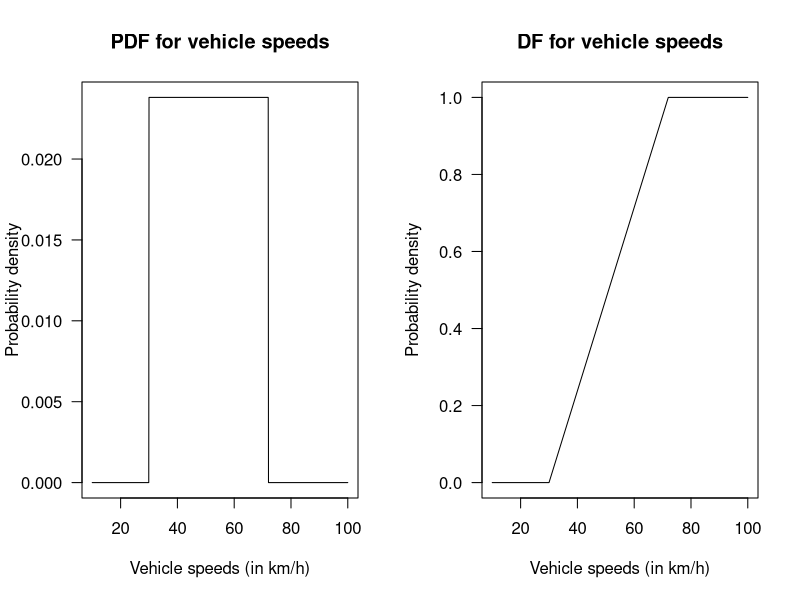
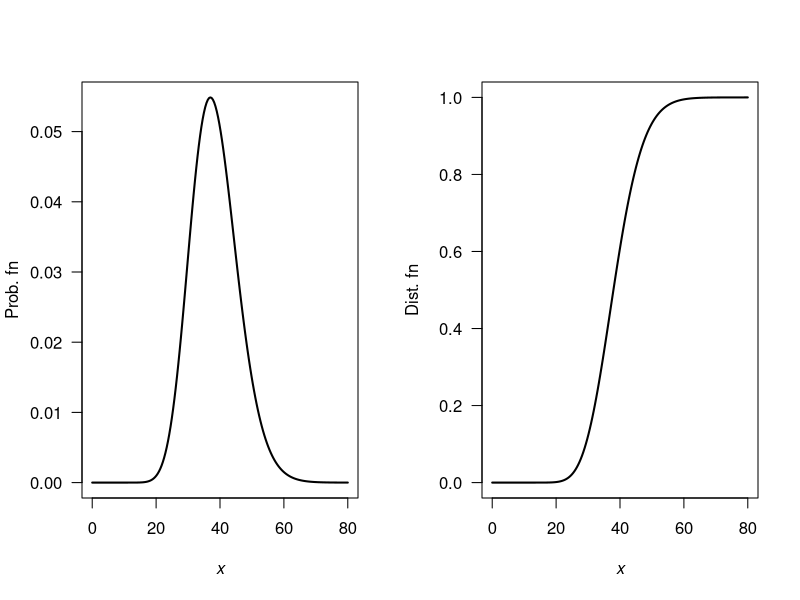
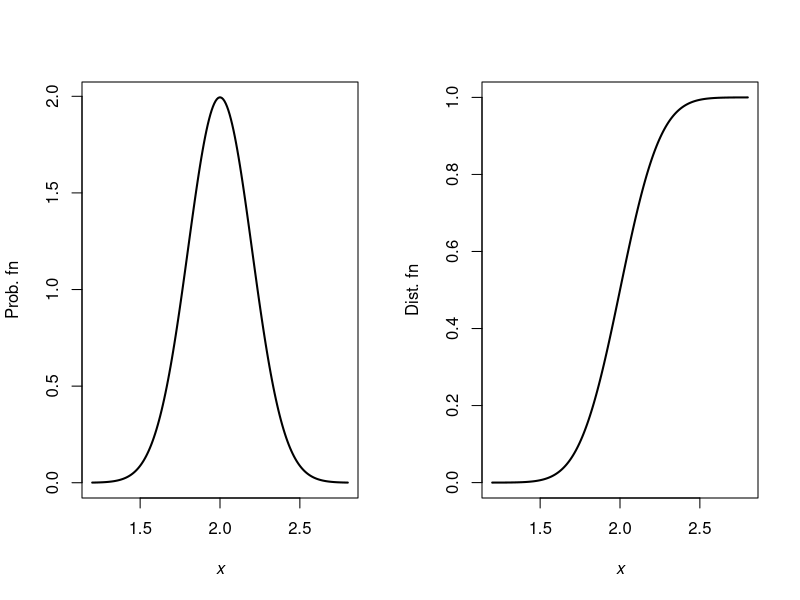
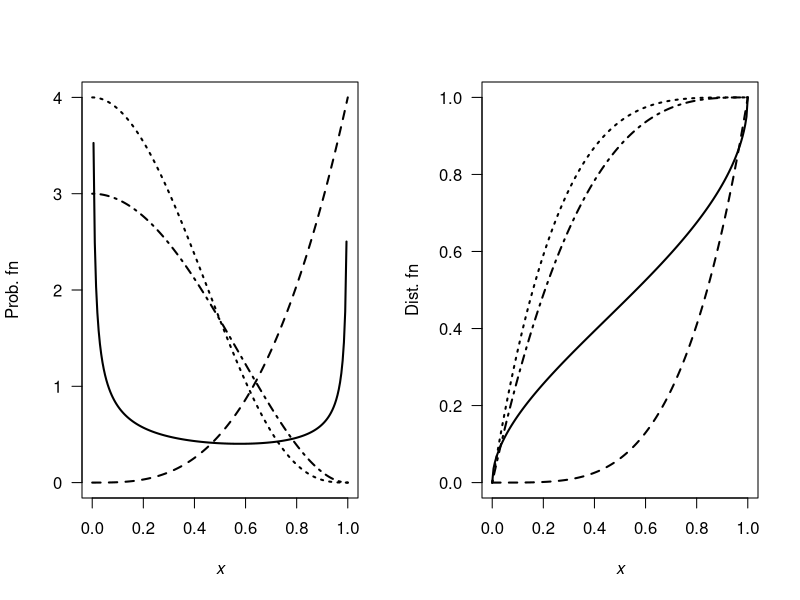
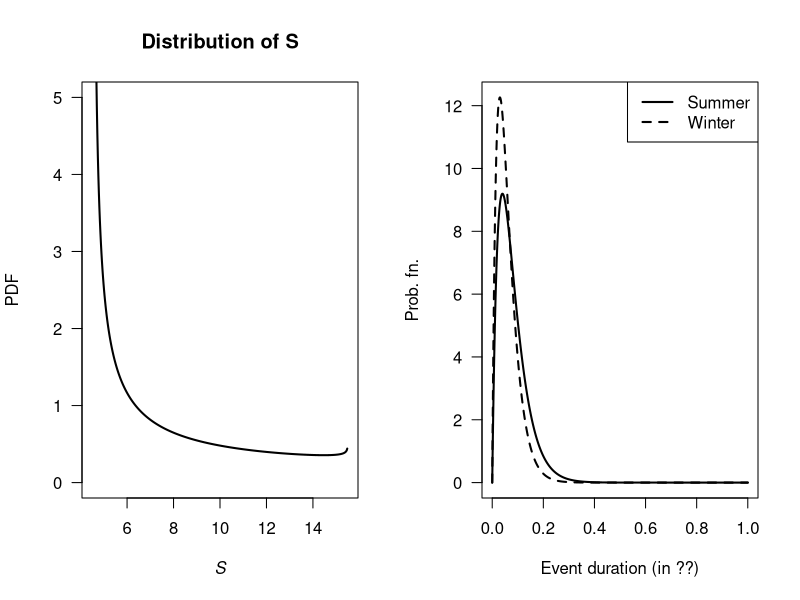
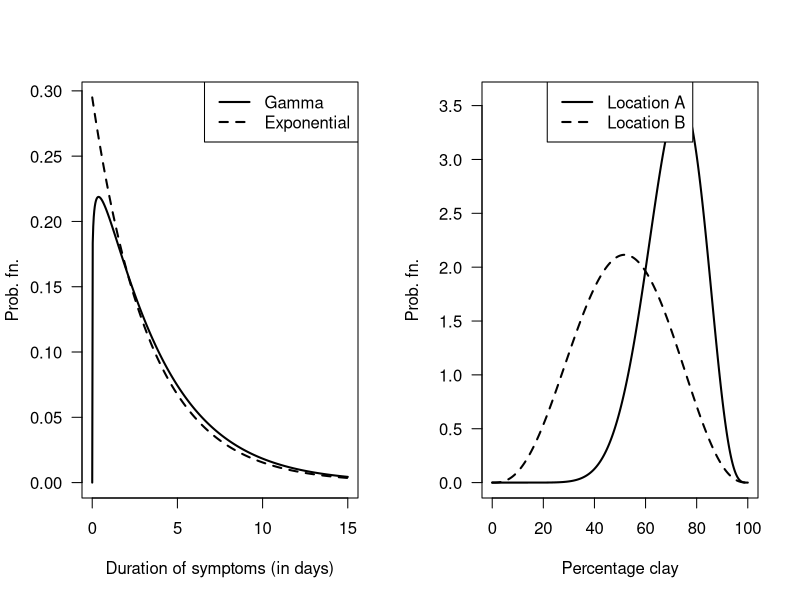
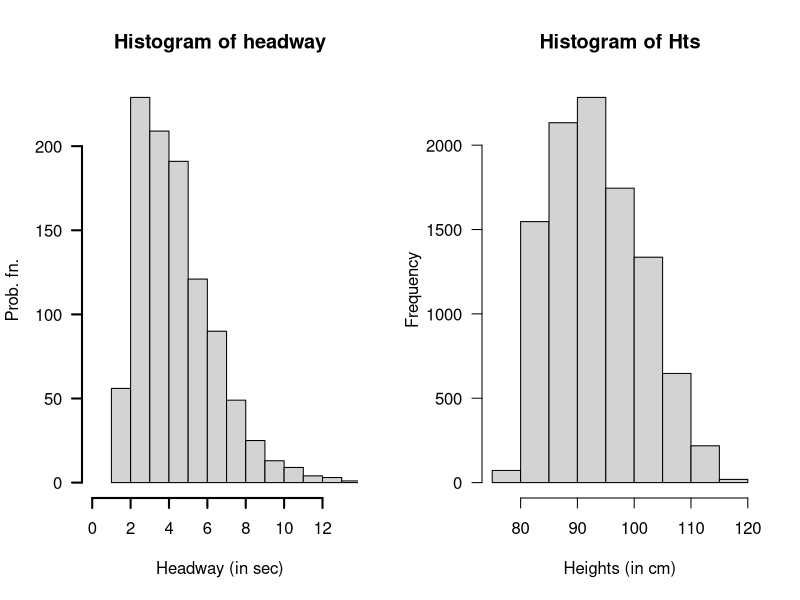
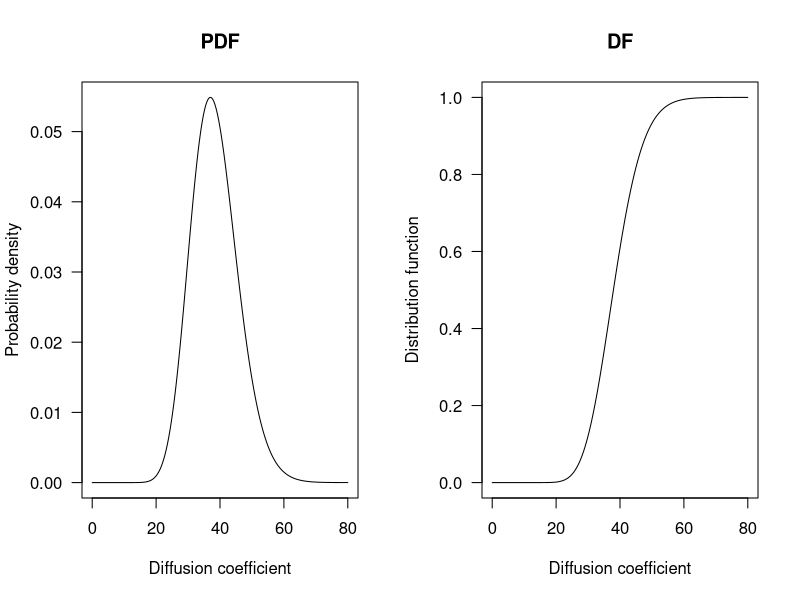

The R script that drew these images, in order:
## ---- chunk 1
1 - punif(60, 30, 72)
(1 - punif(65, 30, 72) ) /
  (1 - punif(60, 30, 72) )

## ---- chunk 2
par(mfrow = c(1, 2))

x <- seq(10, 100,
         length = 1000)
plot( x = x,
      y = dunif(x, 
                min = 30,
                max = 72),
      type = "l",
      las = 1,
      xlab = "Vehicle speeds (in km/h)",
      ylab = "Probability density",
      main = "PDF for vehicle speeds")

x <- seq(10, 100,
         length = 1000)
plot( x = x,
      y = punif(x, 
                min = 30,
                max = 72),
      type = "l",
      las = 1,
      ylim = c(0, 1),
      xlab = "Vehicle speeds (in km/h)",
      ylab = "Probability density",
      main = "DF for vehicle speeds")
## ---- chunk 3
# Proportion excluded:
pnorm(30, 48, 8.8) + # Slower than 30
   (1- pnorm(72, 48, 8.8)) # Faster than 72
## ---- chunk 4
alpha <- 27.05
beta <- 1.42

x <- seq(0, 80, length = 200)

par(mfrow = c(1, 2))

plot( y = dgamma(x, shape = alpha, scale = beta),
      x = x,
      las = 1,
      xlab = expression(italic(x)),
      ylab = "Prob. fn",
      type = "l",
      lwd = 2)
plot( y = pgamma(x, shape = alpha, scale = beta),
      x = x,
      xlab = expression(italic(x)),
      ylab = "Dist. fn",
      type = "l",
      las = 1,
      lwd = 2)

( pgamma(50, shape = alpha, scale = beta) - 
  pgamma(30, shape = alpha, scale = beta) ) /
pgamma(50, shape = alpha, scale = beta)
## ---- chunk 5
mn <- 2
sd <- 0.2

x <- seq(1.2, 2.8, length = 200)

par(mfrow = c(1, 2))

plot( y = dnorm(x, mean = mn, sd = sd),
      x = x,
      xlab = expression(italic(x)),
      ylab = "Prob. fn",
      type = "l",
      lwd = 2)
plot( y = pnorm(x, mean = mn, sd = sd ),
      x = x,
      xlab = expression(italic(x)),
      ylab = "Dist. fn",
      type = "l",
      lwd = 2)

1 - pnorm(2.4, mean = mn, sd = sd)
qnorm(0.8, mean = mn, sd = sd)
qnorm(0.85, mean = mn, sd = sd)

## ---- chunk 6
dKumaraswamy <- function(x, a, b){
  a * b * x^(a - 1) * (1 - x^2) ^ (b - 1)
}
pKumaraswamy <- function(x, a, b){
  1 - (1 - x^a)^b
}


x <- seq(0, 1, length = 200)

par(mfrow = c(1, 2))

plot( y = dKumaraswamy(x, a = 0.5, b = 0.5),
      x = x,
      xlab = expression(italic(x)),
      ylab = "Prob. fn",
      las = 1,
      type = "l",
      ylim = c(0, 4),
      lwd = 2)
lines(y = dKumaraswamy(x, a = 4, b = 1),
      x = x,
      lwd = 2,
      lty = 2)
lines(y = dKumaraswamy(x, a = 1, b = 4),
      x = x,
      lwd = 2,
      lty = 3)
lines(y = dKumaraswamy(x, a = 1, b = 3),
      x = x,
      lwd = 2,
      lty = 4)




plot( y = pKumaraswamy(x, a = 0.5, b = 0.5),
      x = x,
      las = 1,
      xlab = expression(italic(x)),
      ylab = "Dist. fn",
      type = "l",
      lwd = 2)
lines(y = pKumaraswamy(x, a = 4, b = 1),
      x = x,
      lwd = 2,
      lty = 2)
lines(y = pKumaraswamy(x, a = 1, b = 4),
      x = x,
      lwd = 2,
      lty = 3)
lines(y = pKumaraswamy(x, a = 1, b = 3),
      x = x,
      lwd = 2,
      lty = 4)


## ---- chunk 7
v <- seq(0, 1, length = 500)
stime <- 4.5 + 11 * v
  
PDFv <- dbeta(v, shape1 = 0.287, shape2 = 0.926)

plot( PDFv ~ stime,
      type = "l",
      las = 1,
      xlim = c(4.5, 15.5),
      ylim = c(0, 5),
      xlab = expression(italic(S)),
      ylab = "PDF",
      main = "Distribution of S",
      lwd = 2)
## Part 3
1 - pbeta( 0.9545455, shape1 = 0.287, shape2 = 0.926)

## Part 4
qbeta(0.2, shape1 = 0.287, shape2 = 0.926)
## ---- chunk 8
alpha <- 2; betaS <- 0.04; betaW <- 0.03
x <- seq(0, 1, length = 1000)

yS <- dgamma( x, shape = alpha, scale = betaS)
yW <- dgamma( x, shape = alpha, scale = betaW)

plot( range(c(yS, yW)) ~  range(x),
      type = "n", # No plot, just canvas
      las = 1,
      xlab = "Event duration (in ??)",
      ylab = "Prob. fn.")
lines(yS ~ x, 
      lty = 1,
      lwd = 2)
lines(yW ~ x, 
      lty = 2,
      lwd = 2)
legend( "topright",
        lwd = 2,
        lty = 1:2,
        legend = c("Summer", "Winter"))

1 - pgamma(6/24, shape = alpha, scale = betaW)
1 - pgamma(6/24, shape = alpha, scale = betaS)

## ---- chunk 9
alpha <- 1.11; beta <- 3.39

x <- seq(0, 15, length = 500)
yGamma <- dgamma(x, shape = alpha, scale = beta)
yExp <- dexp(x, rate = 1/beta)

plot( range (c(yGamma, yExp)) ~ range(x),
      type = "n", # No plot, just canvas
      las = 1,
      xlab = "Duration of symptoms (in days)",
      ylab = "Prob. fn.")
lines( yGamma ~ x,
       lwd = 2,
       lty = 1)
lines( yExp ~ x,
       lwd = 2,
       lty = 2)
legend( "topright",
        lwd = 2,
        lty = 1:2,
        legend = c("Gamma", "Exponential"))

## Part 3
1 - pgamma(4, shape = alpha, scale = beta)
1 - pexp(4, rate = 1/beta)

## Part 4
qgamma(0.95, shape = alpha, scale = beta)
qexp(0.95, rate = 1/beta)
## ---- chunk 10
pnorm(5, mean = 6, sd = 1.5)

(1 - pnorm(7, mean = 6, sd = 1.5) ) / 
  (1 - pnorm(5, mean = 6, sd = 1.5) )

qnorm(0.85, mean = 6, sd = 1.5)
## ---- chunk 11
x <- seq(0, 1, length = 1000)
yA <- dbeta(x, shape1 = 11.52, shape2 = 4.75)
yB <- dbeta(x, shape1 = 3.85, shape2 = 3.65)

plot( range( c(yA, yB)) ~ range(100 * x),
      type = "n", #No plot, just canvas
      las = 1,
      xlab = "Percentage clay",
      ylab = "Prob. fn.")
lines( yA ~ I(100 * x), 
       lwd = 2,
       lty = 1)
lines( yB ~ I(100 * x), 
       lwd = 2,
       lty = 2)
legend("top",
       lty = 1:2,
       lwd = 2,
       legend = c("Location A", "Location B"))

## Part 3
pbeta( 0.5, shape1 = 11.52, shape2 = 4.75)
pbeta( 0.5, shape1 = 3.85, shape2 = 3.65)
## ---- chunk 12
numSims <- 1000
yHeadway <- rgamma( n = numSims,
                    shape = 2.5,
                    rate = 0.8)
xHeadway <- yHeadway + 1.2
hist(xHeadway,
     las = 1,
     lwd = 2,
     xlim = c(0, max(xHeadway)),
     main = "Histogram of headway",
     ylab = "Prob. fn.",
     xlab = "Headway (in sec)")

xMean <- 3.2; xVar <- 1.6
xLo <- 3.2 - 2 * sqrt(xVar)
xHi <- 3.2 + 2 * sqrt(xVar)
cat("Limits", xLo, "and", xHi, "\n")

# Part 3
Num <- sum( (xHeadway < xHi ) & (xHeadway > xLo) )
EmpiricalProp <- Num / numSims
EmpiricalProp

# Part 4: Tchebyshev: AT LEAST this proportion
k <- 2
1 - 1/k^2
## ---- chunk 13
htMean <- function(x) {
  7.5 * x + 70
}
htSD <- function(x) {
  0.4575 * x + 1.515
}

NumSims <- 10000

Ages <- c(
  rep(2, NumSims * 0.32),
  rep(3, NumSims * 0.33),
  rep(4, NumSims * 0.25),
  rep(5, NumSims * 0.10)
)

Hts <- rnorm(NumSims,
             mean = htMean(Ages),
             sd = htSD(Ages))
hist(Hts,
     las = 1,
     xlab = "Heights (in cm)")

# Taller than 100:
cat("Taller than 100cm:", sum( Hts > 100) / NumSims * 100, "%\n")
# Mean and variance:
cat("Mean:", mean( Hts ), "cm; ",
    "Std dev: ", sd(Hts), "cm\n")

# Sort the heights to find where the tallest 20% are:
cat("Tallest 15% are taller than", 
    sort(Hts)[ NumSims * 0.85], "cm\n")
## ---- chunk 14
topPart <- pgamma(50, shape = 27.05, scale = 1.42) - 
           pgamma(30, shape = 27.05, scale = 1.42)
bottomPart <-pgamma(50, shape = 27.05, scale = 1.42)

topPart / bottomPart
## ---- chunk 15
par(mfrow = c(1, 2))

x <- seq(0, 80,
         length = 1000)
y <- dgamma(x,
            shape = 27.05,
            scale = 1.42)
plot(y ~ x,
     las = 1,
     type = "l",
     xlab = "Diffusion coefficient",
     ylab = "Probability density",
     main = "PDF")


x <- seq(0, 80,
         length = 1000)
y <- pgamma(x,
            shape = 27.05,
            scale = 1.42)
plot(y ~ x,
     las = 1,
     type = "l",
     xlab = "Diffusion coefficient",
     ylab = "Distribution function",
     main = "DF")
